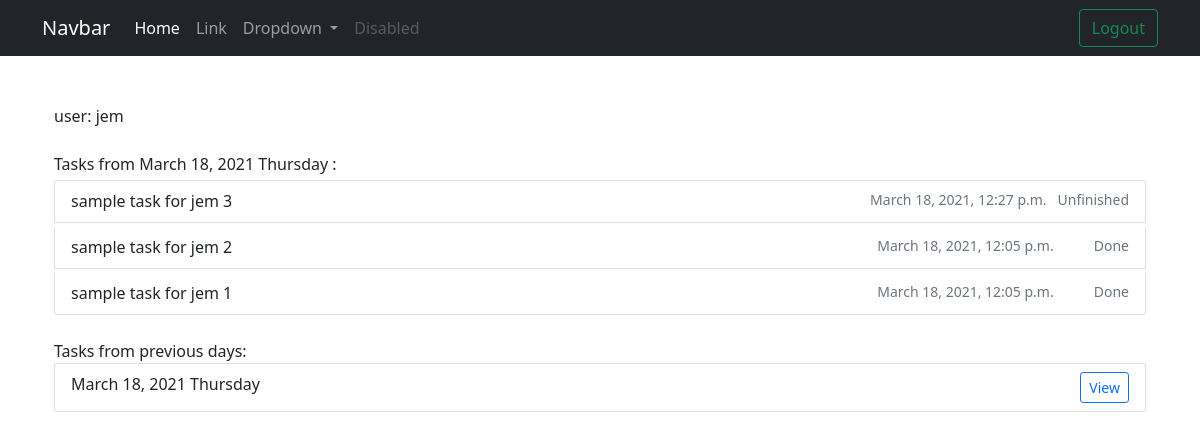
Before: /previous-tasks/2021-03-18/ (signed in) with the older database file.
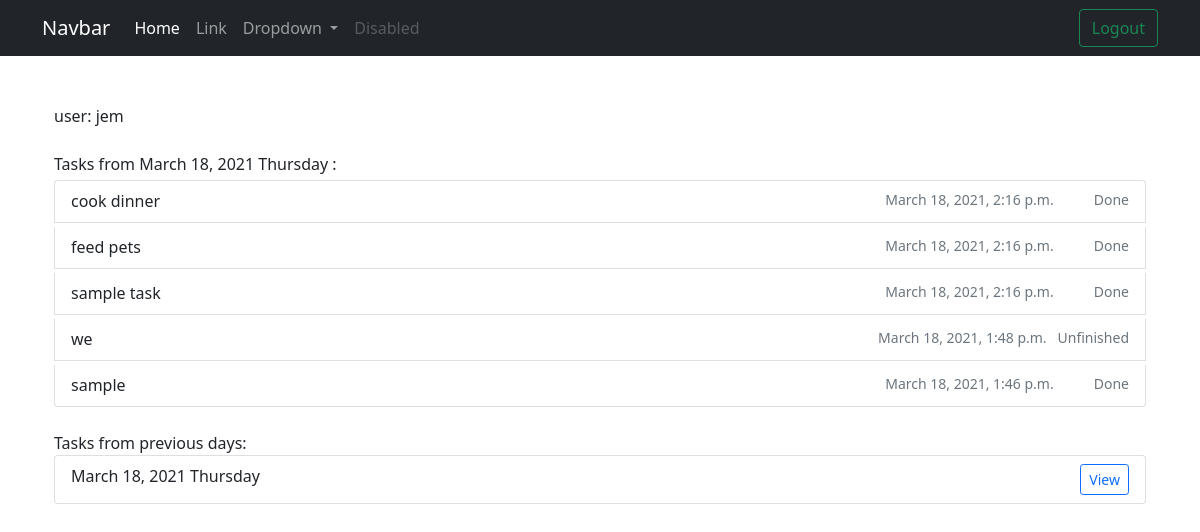
After: the same page with the newer database file.
### tasks/models.py (models this page shows, shortened)
class User(AbstractUser):
    address = models.CharField(max_length= 256, blank = True)

class Batch(models.Model):
    batch = models.DateField(auto_now_add= True)
    class Meta:
        ordering = ['-batch']
        verbose_name = 'Batch'
        verbose_name_plural = 'Batches'
    def __str__(self):
        return self.batch.strftime("%B %d, %Y %A")

class Task(models.Model):
    title = models.CharField(
            max_length = 256,
            blank = False,
            null = False,
        )
    complete = models.BooleanField(
            default= False,
        )
    created = models.DateTimeField(auto_now_add= True)
    author = models.ForeignKey(settings.AUTH_USER_MODEL,on_delete=models.CASCADE,related_name='author')
    batch = models.ForeignKey(Batch, on_delete=models.CASCADE)

### tasks/views.py (the view)
# urls.py: path('previous-tasks/<str:batch>/', views.batch_details, name = 'batch-details'),
def batch_details(request, batch):
    task_list = Task.objects.filter(author = request.user, batch__batch = batch).order_by('-created')
    batch_list = Batch.objects.filter(batch__lt = datetime.date.today())
    context = {
        'task_list' : task_list,
        'batch_list' : batch_list,
        'specific_batch': Batch.objects.get(batch = batch),
    }
    return render(request, 'tasks/batch_details.html', context)

### templates/tasks/batch_details.html (shortened to what this page needs)
{% extends 'base.html' %}
{% load app_filters %}
{% block content %}
<div class="container mt-5">
    user: {{request.user}}
        <div class="mt-4">Tasks from {{specific_batch}} :</div>
    <ul class="list-group">
        {% for task in task_list %}
            <li class="list-group-item mt-1">
                <div class="row">
                    <div class="col-sm">
                        {{ task.title }}
                    </div>
                    <div class="col-sm">
                        <p class="mb-1 " style="float: right;">
                           <small class="text-muted" style="float: right;">
                            {{task.created}} {% if task.complete %}&nbsp &nbsp &nbsp &nbsp &nbsp Done{% else %}&nbsp Unfinished{% endif %}
                        </small>
                        </p>
                    </div>
                </div>
            </li>
        {% endfor %}
        </ul>
    <div class="mt-4">Tasks from previous days:</div>
    <ul class="list-group">
        {% for batch in batch_list %}
        <li class="list-group-item">
            <div class="row">
                <div class="col-sm">
                    {{batch}}
                </div>
                <div class="col-sm">
                    <a href="{% url 'tasks:batch-details' batch.batch %}" class="btn btn-outline-primary btn-sm" style="float: right;">View</a>
                </div>
            </div>
        </li>
        {% endfor %}
    </ul>
</div>
{% endblock %}

### templates/base.html (shortened to what this page needs)
<!doctype html>
<html lang="en">
  <head>
    <link href="https://cdn.jsdelivr.net/npm/bootstrap@5.0.0-beta2/dist/css/bootstrap.min.css" rel="stylesheet">
  </head>
  <body>
    {% include 'navbar.html' %}
    <div class="container">
      {% block content %}
      {% endblock %}
    </div>
  </body>
</html>

### templates/navbar.html (shortened to what this page needs)
<nav class="navbar navbar-expand-lg navbar-dark bg-dark" style="width:100%">
  <div class="container">
    <a class="navbar-brand" href="{% url 'tasks:home' %}">Navbar</a>
    <div class="collapse navbar-collapse" id="navbarSupportedContent">
      <ul class="navbar-nav me-auto mb-2 mb-lg-0">
        <li class="nav-item">
          <a class="nav-link active" aria-current="page" href="{% url 'tasks:home' %}">Home</a>
        </li>
        <li class="nav-item">
          <a class="nav-link" href="#">Link</a>
        </li>
        <li class="nav-item dropdown">
          <a class="nav-link dropdown-toggle" href="#" id="navbarDropdown" role="button" data-bs-toggle="dropdown" aria-expanded="false">
            Dropdown
          </a>
        </li>
        <li class="nav-item">
          <a class="nav-link disabled" href="#" tabindex="-1" aria-disabled="true">Disabled</a>
        </li>
      </ul>
      <form class="d-flex">
        <a href="{% if user.is_authenticated %} {% url 'logout' %} {% else %}{% url 'login' %}{% endif %} " class="btn btn-outline-success">{% if user.is_authenticated %}Logout {% else %} Login {% endif %}</a>
      </form>
    </div>
  </div>
</nav>

Changed rows visible on the page:
removed Task: title "sample task for jem 3", created "March 18, 2021, 12:27 p.m.", complete "Unfinished"
removed Task: title "sample task for jem 2", created "March 18, 2021, 12:05 p.m.", complete "Done"
removed Task: title "sample task for jem 1", created "March 18, 2021, 12:05 p.m.", complete "Done"
added Task: title "cook dinner", created "March 18, 2021, 2:16 p.m.", complete "Done"
added Task: title "feed pets", created "March 18, 2021, 2:16 p.m.", complete "Done"
added Task: title "sample task", created "March 18, 2021, 2:16 p.m.", complete "Done"
added Task: title "we", created "March 18, 2021, 1:48 p.m.", complete "Unfinished"
added Task: title "sample", created "March 18, 2021, 1:46 p.m.", complete "Done"
